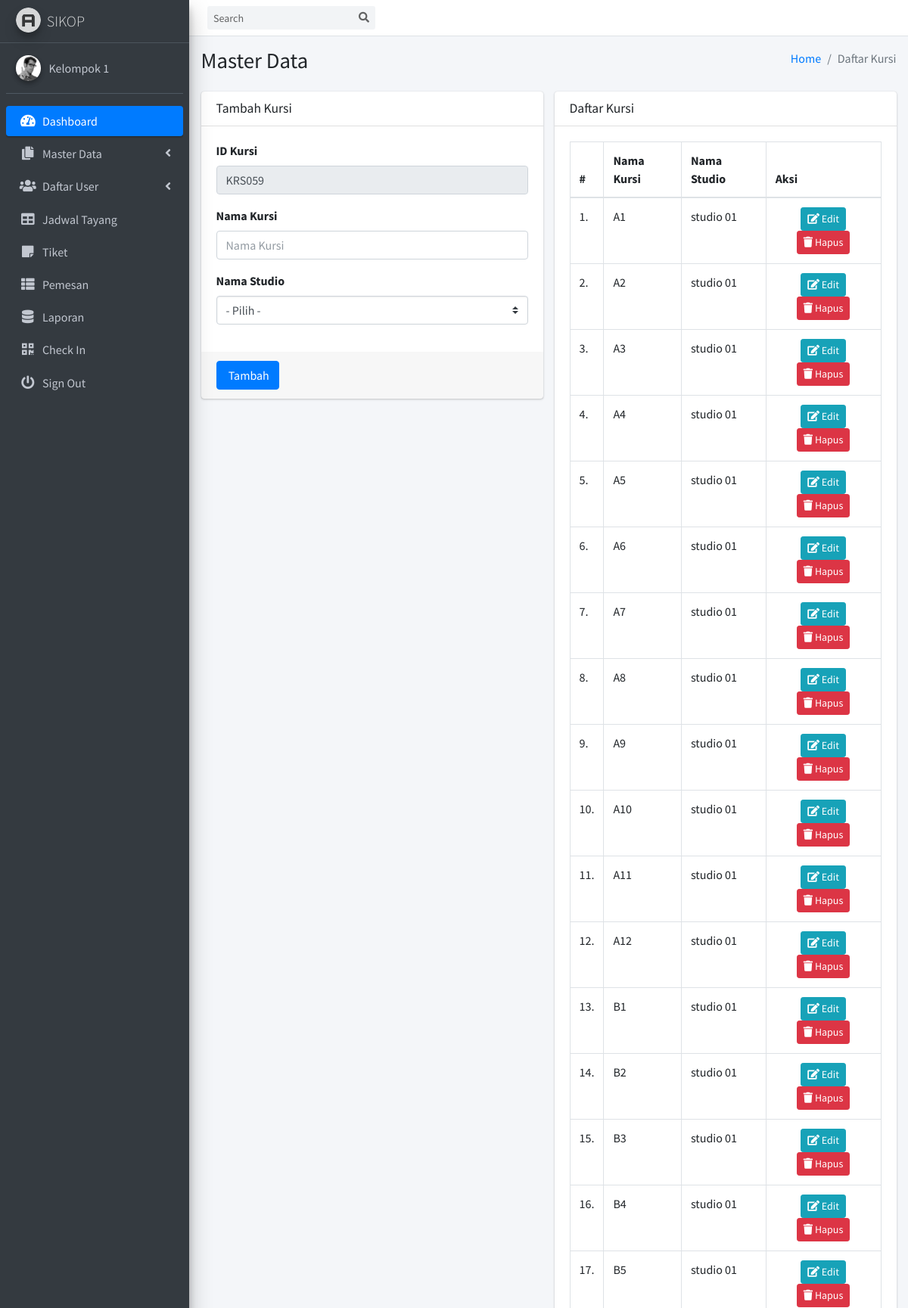
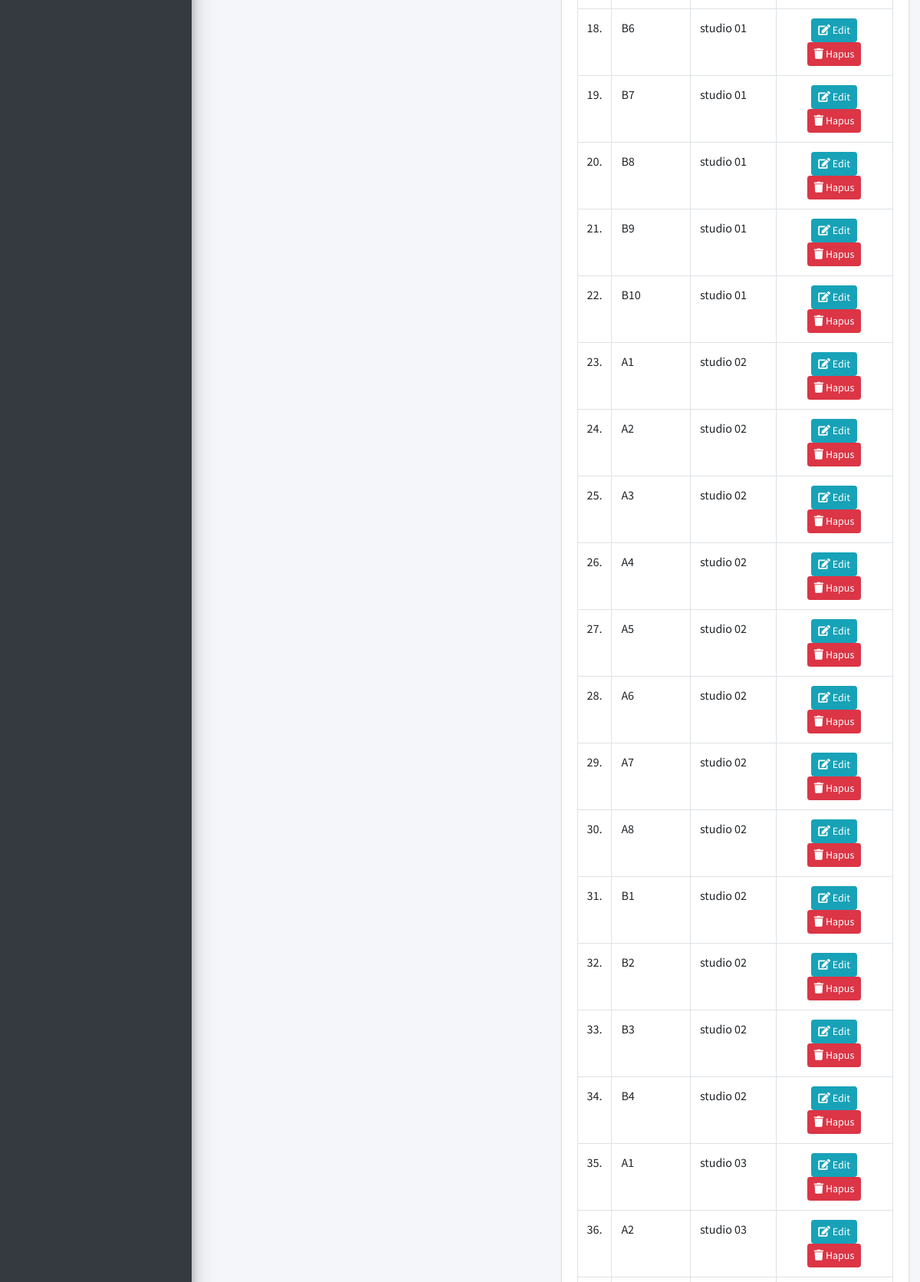
Screenshot of /main/index.php?req=daftarkursi (signed in, upper part) with the database file from the repository (2 pictures, top to bottom).
### tables this page shows
CREATE TABLE `kursi` (
  `id_kursi` char(10) NOT NULL,
  `id_studio` char(10) DEFAULT NULL,
  `nama_kursi` varchar(20) DEFAULT NULL
);

CREATE TABLE `studio` (
  `id_studio` char(10) NOT NULL,
  `nama_studio` varchar(20) DEFAULT NULL,
  `jenis` enum('vip','premium') DEFAULT NULL
);

### koneksi/fungsi.php (called while the page is built, shortened)
<?php
function autocode($column,$table,$prefix)
{
	global $konek;
	$result = $konek->query("SELECT MAX($column) AS maxKode FROM $table");
	$kode = $result->fetch_object();
	$noUrut = (int) substr($kode->maxKode, 3, 3);
	$noUrut++;
	$id_ = $prefix. sprintf("%03s", $noUrut);
	return $id_;
}
?>

### main/df_kursi.php (the view, shortened to what this page needs)
<?php
$action = @htmlentities($_GET['act']);
if ($action=='ubahkursi')
{
  $kode = $konek->real_escape_string($_GET['id']);
  $query = $konek->query("SELECT * FROM kursi WHERE id_kursi='$kode'");
  $row = $query->fetch_object();
  $kode = $row->id_kursi;
}else{
  $kode = autocode('id_kursi','kursi','KRS');
}
?>
  <div class="content-wrapper">
    <section class="content-header">
      <div class="container-fluid">
        <div class="row mb-2">
          <div class="col-sm-6">
            <h1>Master Data</h1>
          </div>
          <div class="col-sm-6">
            <ol class="breadcrumb float-sm-right">
              <li class="breadcrumb-item"><a href="#">Home</a></li>
              <li class="breadcrumb-item active">Daftar Kursi</li>
            </ol>
          </div>
        </div>
      </div>
    </section>
  <section class="content">
    <div class="container-fluid">
      <div class="row">
          <div class="col-md-6">
            <div class="card card-primary">
              <div class="card-header">
                <h3 class="card-title">Tambah Kursi</h3>
              </div>
              <form role="form" action="" method="post" name="simpan">
                <div class="card-body">
                  <div class="form-group">
                    <label for="idKursi">ID Kursi</label>
                    <input type="text" class="form-control" id="idKursi" placeholder="ID Kursi" name="kode" value="<?= @$kode; ?>" readonly>
                  </div>
                  <div class="form-group">
                    <label for="namaKursi">Nama Kursi</label>
                    <input type="text" class="form-control" id="namaKursi" placeholder="Nama Kursi" name="nama" value="<?= @$row->nama_kursi; ?>">
                  </div>
                  <div class="form-group">
                    <label for="namaStudio">Nama Studio</label>
                    <select class="custom-select" id="namaStudio" name="studio">
                          <option value="">- Pilih -</option>
                      </select>
                  </div>
                </div>
                <div class="card-footer">
                  <input type="submit" name="simpan" class="btn btn-primary" value=" <?= @$action=='' ? 'Tambah' : 'Ubah'; ?>">
                </div>
              </form>
            </div>
        </div>
        <div class="col-md-6">
          <div class="card">
            <div class="card-header">
              <h3 class="card-title">Daftar Kursi</h3>
            </div>
            <div class="card-body">
              <table class="table table-bordered">
                <thead>
                  <tr>
                    <th style="width: 10px">#</th>
                    <th>Nama Kursi</th>
                    <th>Nama Studio</th>
                    <th>Aksi</th>
                  </tr>
                </thead>
                <tbody>
                <?php
                  $no=1;
                  $query = $konek->query("SELECT k.*, s.* FROM kursi k, studio s WHERE k.id_studio=s.id_studio");
                  while($row=$query->fetch_object()){
                 ?>
                    <tr>
                      <td><?= $no; ?>.</td>
                      <td><?= $row->nama_kursi; ?></td>
                      <td><?= $row->nama_studio; ?></td>
                      <td style="text-align:center;">
                        <a href="index.php?req=daftarkursi&act=ubahkursi&id=<?= $row->id_kursi; ?>" title="Ubah Data" class="btn btn-info btn-sm"><i class="fa fa-edit "></i> Edit</a>
                        <a href="index.php?req=daftarkursi&act=hapuskursi&id=<?= $row->id_kursi; ?>" title="Hapus Data" class="btn btn-danger btn-sm"  onClick="return confirm('Yakin mau di hapus?');"><i class="fa fa-trash "></i> Hapus </a>
                      </td>
                    </tr>
                <?php
                    $no++;
                  }
                ?>
                </tbody>
              </table>
            </div>
          </div>
        </div>
      </div>
    </div>
  </section>
</div>

### rows the page displays
kursi: nama_kursi "A1", id_studio.nama_studio "studio 01"
kursi: nama_kursi "A2", id_studio.nama_studio "studio 01"
kursi: nama_kursi "A3", id_studio.nama_studio "studio 01"
kursi: nama_kursi "A4", id_studio.nama_studio "studio 01"
kursi: nama_kursi "A5", id_studio.nama_studio "studio 01"
kursi: nama_kursi "A6", id_studio.nama_studio "studio 01"
kursi: nama_kursi "A7", id_studio.nama_studio "studio 01"
kursi: nama_kursi "A8", id_studio.nama_studio "studio 01"
kursi: nama_kursi "A9", id_studio.nama_studio "studio 01"
kursi: nama_kursi "A10", id_studio.nama_studio "studio 01"
kursi: nama_kursi "A11", id_studio.nama_studio "studio 01"
kursi: nama_kursi "A12", id_studio.nama_studio "studio 01"
kursi: nama_kursi "B1", id_studio.nama_studio "studio 01"
kursi: nama_kursi "B2", id_studio.nama_studio "studio 01"
kursi: nama_kursi "B3", id_studio.nama_studio "studio 01"
kursi: nama_kursi "B4", id_studio.nama_studio "studio 01"
kursi: nama_kursi "B5", id_studio.nama_studio "studio 01"
kursi: nama_kursi "B6", id_studio.nama_studio "studio 01"
kursi: nama_kursi "B7", id_studio.nama_studio "studio 01"
kursi: nama_kursi "B8", id_studio.nama_studio "studio 01"
kursi: nama_kursi "B9", id_studio.nama_studio "studio 01"
kursi: nama_kursi "B10", id_studio.nama_studio "studio 01"
kursi: nama_kursi "A1", id_studio.nama_studio "studio 02"
kursi: nama_kursi "A2", id_studio.nama_studio "studio 02"
kursi: nama_kursi "A3", id_studio.nama_studio "studio 02"
kursi: nama_kursi "A4", id_studio.nama_studio "studio 02"
kursi: nama_kursi "A5", id_studio.nama_studio "studio 02"
kursi: nama_kursi "A6", id_studio.nama_studio "studio 02"
kursi: nama_kursi "A7", id_studio.nama_studio "studio 02"
kursi: nama_kursi "A8", id_studio.nama_studio "studio 02"
kursi: nama_kursi "B1", id_studio.nama_studio "studio 02"
kursi: nama_kursi "B2", id_studio.nama_studio "studio 02"
kursi: nama_kursi "B3", id_studio.nama_studio "studio 02"
kursi: nama_kursi "B4", id_studio.nama_studio "studio 02"
kursi: nama_kursi "A1", id_studio.nama_studio "studio 03"
kursi: nama_kursi "A2", id_studio.nama_studio "studio 03"
